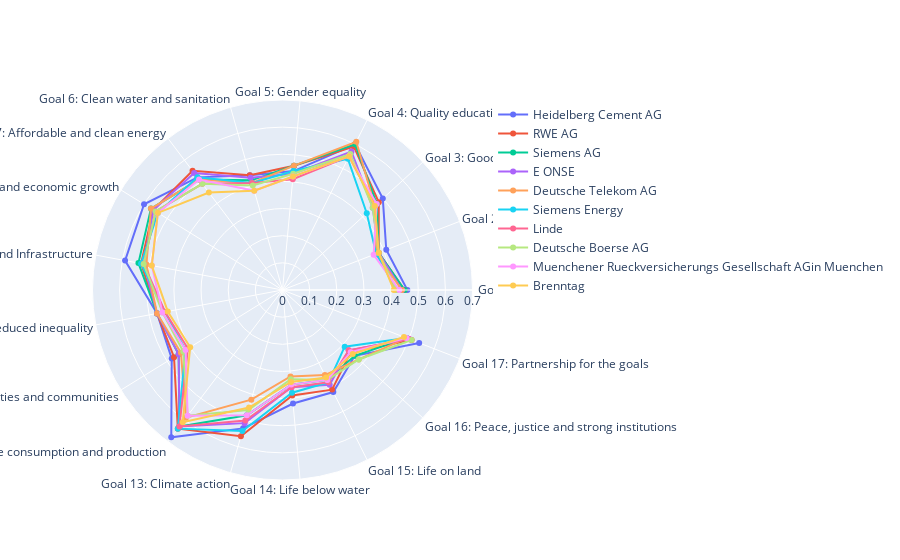

Write notebook code for a chart like this one.
### Code cell
# Make the radar plot for the 10 best companies
categories = SDG_df["SDG"].to_list()

fig = go.Figure()

for company in radar_df_best.index:
    fig.add_trace(go.Scatterpolar(
        r=radar_df_best.loc[company,categories].apply(lambda x: round(x,2)),
        theta=categories,
        # fill='toself',
        name=company
    ))

fig.update_layout(
  polar=dict(
    radialaxis=dict(
      visible=True,
      range=[0,best_boundary]
    )),
  showlegend=True
)

fig.show()

### Figure 1 — Plotly figure (JSON) as saved in the notebook; plotly's stock layout.template omitted (floating-point values rounded to 4 significant figures)
{"data": [{"name": "Heidelberg Cement AG", "r": [0.46, 0.41, 0.5, 0.6, 0.44, 0.44, 0.52, 0.6, 0.59, 0.47, 0.48, 0.68, 0.53, 0.42, 0.42, 0.36, 0.54], "theta": [" Goal 1: No poverty", "Goal 2: Zero hunger (No hunger)", "Goal 3: Good health and well-being", "Goal 4: Quality education", "Goal 5: Gender equality", "Goal 6: Clean water and sanitation", "Goal 7: Affordable and clean energy", "Goal 8: Decent work and economic growth", "Goal 9: Industry, Innovation and Infrastructure", "Goal 10: Reduced inequality", "Goal 11: Sustainable cities and communities", "Goal 12: Responsible consumption and production", "Goal 13: Climate action", "Goal 14: Life below water", "Goal 15: Life on land", "Goal 16: Peace, justice and strong institutions", "Goal 17: Partnership for the goals"], "type": "scatterpolar"}, {"name": "RWE AG", "r": [0.45, 0.38, 0.48, 0.59, 0.46, 0.44, 0.55, 0.56, 0.53, 0.47, 0.47, 0.64, 0.56, 0.39, 0.41, 0.34, 0.51], "theta": [" Goal 1: No poverty", "Goal 2: Zero hunger (No hunger)", "Goal 3: Good health and well-being", "Goal 4: Quality education", "Goal 5: Gender equality", "Goal 6: Clean water and sanitation", "Goal 7: Affordable and clean energy", "Goal 8: Decent work and economic growth", "Goal 9: Industry, Innovation and Infrastructure", "Goal 10: Reduced inequality", "Goal 11: Sustainable cities and communities", "Goal 12: Responsible consumption and production", "Goal 13: Climate action", "Goal 14: Life below water", "Goal 15: Life on land", "Goal 16: Peace, justice and strong institutions", "Goal 17: Partnership for the goals"], "type": "scatterpolar"}, {"name": "Siemens AG", "r": [0.45, 0.38, 0.47, 0.6, 0.46, 0.42, 0.51, 0.57, 0.54, 0.47, 0.45, 0.63, 0.48, 0.35, 0.37, 0.36, 0.49], "theta": [" Goal 1: No poverty", "Goal 2: Zero hunger (No hunger)", "Goal 3: Good health and well-being", "Goal 4: Quality education", "Goal 5: Gender equality", "Goal 6: Clean water and sanitation", "Goal 7: Affordable and clean energy", "Goal 8: Decent work and economic growth", "Goal 9: Industry, Innovation and Infrastructure", "Goal 10: Reduced inequality", "Goal 11: Sustainable cities and communities", "Goal 12: Responsible consumption and production", "Goal 13: Climate action", "Goal 14: Life below water", "Goal 15: Life on land", "Goal 16: Peace, justice and strong institutions", "Goal 17: Partnership for the goals"], "type": "scatterpolar"}, {"name": "E ONSE", "r": [0.44, 0.38, 0.45, 0.57, 0.43, 0.43, 0.54, 0.56, 0.52, 0.47, 0.45, 0.63, 0.51, 0.36, 0.39, 0.33, 0.5], "theta": [" Goal 1: No poverty", "Goal 2: Zero hunger (No hunger)", "Goal 3: Good health and well-being", "Goal 4: Quality education", "Goal 5: Gender equality", "Goal 6: Clean water and sanitation", "Goal 7: Affordable and clean energy", "Goal 8: Decent work and economic growth", "Goal 9: Industry, Innovation and Infrastructure", "Goal 10: Reduced inequality", "Goal 11: Sustainable cities and communities", "Goal 12: Responsible consumption and production", "Goal 13: Climate action", "Goal 14: Life below water", "Goal 15: Life on land", "Goal 16: Peace, justice and strong institutions", "Goal 17: Partnership for the goals"], "type": "scatterpolar"}, {"name": "Deutsche Telekom AG", "r": [0.44, 0.37, 0.46, 0.61, 0.46, 0.41, 0.51, 0.57, 0.51, 0.47, 0.44, 0.59, 0.42, 0.32, 0.35, 0.38, 0.49], "theta": [" Goal 1: No poverty", "Goal 2: Zero hunger (No hunger)", "Goal 3: Good health and well-being", "Goal 4: Quality education", "Goal 5: Gender equality", "Goal 6: Clean water and sanitation", "Goal 7: Affordable and clean energy", "Goal 8: Decent work and economic growth", "Goal 9: Industry, Innovation and Infrastructure", "Goal 10: Reduced inequality", "Goal 11: Sustainable cities and communities", "Goal 12: Responsible consumption and production", "Goal 13: Climate action", "Goal 14: Life below water", "Goal 15: Life on land", "Goal 16: Peace, justice and strong institutions", "Goal 17: Partnership for the goals"], "type": "scatterpolar"}, {"name": "Siemens Energy", "r": [0.42, 0.37, 0.42, 0.54, 0.44, 0.41, 0.52, 0.54, 0.53, 0.44, 0.42, 0.64, 0.54, 0.38, 0.38, 0.31, 0.49], "theta": [" Goal 1: No poverty", "Goal 2: Zero hunger (No hunger)", "Goal 3: Good health and well-being", "Goal 4: Quality education", "Goal 5: Gender equality", "Goal 6: Clean water and sanitation", "Goal 7: Affordable and clean energy", "Goal 8: Decent work and economic growth", "Goal 9: Industry, Innovation and Infrastructure", "Goal 10: Reduced inequality", "Goal 11: Sustainable cities and communities", "Goal 12: Responsible consumption and production", "Goal 13: Climate action", "Goal 14: Life below water", "Goal 15: Life on land", "Goal 16: Peace, justice and strong institutions", "Goal 17: Partnership for the goals"], "type": "scatterpolar"}, {"name": "Linde", "r": [0.42, 0.38, 0.46, 0.55, 0.41, 0.41, 0.49, 0.55, 0.52, 0.44, 0.41, 0.63, 0.5, 0.36, 0.38, 0.33, 0.5], "theta": [" Goal 1: No poverty", "Goal 2: Zero hunger (No hunger)", "Goal 3: Good health and well-being", "Goal 4: Quality education", "Goal 5: Gender equality", "Goal 6: Clean water and sanitation", "Goal 7: Affordable and clean energy", "Goal 8: Decent work and economic growth", "Goal 9: Industry, Innovation and Infrastructure", "Goal 10: Reduced inequality", "Goal 11: Sustainable cities and communities", "Goal 12: Responsible consumption and production", "Goal 13: Climate action", "Goal 14: Life below water", "Goal 15: Life on land", "Goal 16: Peace, justice and strong institutions", "Goal 17: Partnership for the goals"], "type": "scatterpolar"}, {"name": "Deutsche Boerse AG", "r": [0.42, 0.38, 0.45, 0.56, 0.43, 0.4, 0.49, 0.55, 0.52, 0.45, 0.43, 0.58, 0.46, 0.33, 0.37, 0.38, 0.51], "theta": [" Goal 1: No poverty", "Goal 2: Zero hunger (No hunger)", "Goal 3: Good health and well-being", "Goal 4: Quality education", "Goal 5: Gender equality", "Goal 6: Clean water and sanitation", "Goal 7: Affordable and clean energy", "Goal 8: Decent work and economic growth", "Goal 9: Industry, Innovation and Infrastructure", "Goal 10: Reduced inequality", "Goal 11: Sustainable cities and communities", "Goal 12: Responsible consumption and production", "Goal 13: Climate action", "Goal 14: Life below water", "Goal 15: Life on land", "Goal 16: Peace, justice and strong institutions", "Goal 17: Partnership for the goals"], "type": "scatterpolar"}, {"name": "Muenchener Rueckversicherungs Gesellschaft AGin Muenchen", "r": [0.43, 0.36, 0.47, 0.55, 0.42, 0.38, 0.51, 0.54, 0.49, 0.45, 0.42, 0.58, 0.48, 0.35, 0.37, 0.34, 0.49], "theta": [" Goal 1: No poverty", "Goal 2: Zero hunger (No hunger)", "Goal 3: Good health and well-being", "Goal 4: Quality education", "Goal 5: Gender equality", "Goal 6: Clean water and sanitation", "Goal 7: Affordable and clean energy", "Goal 8: Decent work and economic growth", "Goal 9: Industry, Innovation and Infrastructure", "Goal 10: Reduced inequality", "Goal 11: Sustainable cities and communities", "Goal 12: Responsible consumption and production", "Goal 13: Climate action", "Goal 14: Life below water", "Goal 15: Life on land", "Goal 16: Peace, justice and strong institutions", "Goal 17: Partnership for the goals"], "type": "scatterpolar"}, {"name": "Brenntag", "r": [0.41, 0.38, 0.46, 0.55, 0.42, 0.38, 0.45, 0.54, 0.49, 0.43, 0.4, 0.61, 0.45, 0.34, 0.36, 0.35, 0.48], "theta": [" Goal 1: No poverty", "Goal 2: Zero hunger (No hunger)", "Goal 3: Good health and well-being", "Goal 4: Quality education", "Goal 5: Gender equality", "Goal 6: Clean water and sanitation", "Goal 7: Affordable and clean energy", "Goal 8: Decent work and economic growth", "Goal 9: Industry, Innovation and Infrastructure", "Goal 10: Reduced inequality", "Goal 11: Sustainable cities and communities", "Goal 12: Responsible consumption and production", "Goal 13: Climate action", "Goal 14: Life below water", "Goal 15: Life on land", "Goal 16: Peace, justice and strong institutions", "Goal 17: Partnership for the goals"], "type": "scatterpolar"}], "layout": {"polar": {"radialaxis": {"range": [0, 0.7], "visible": true}}, "showlegend": true}}
